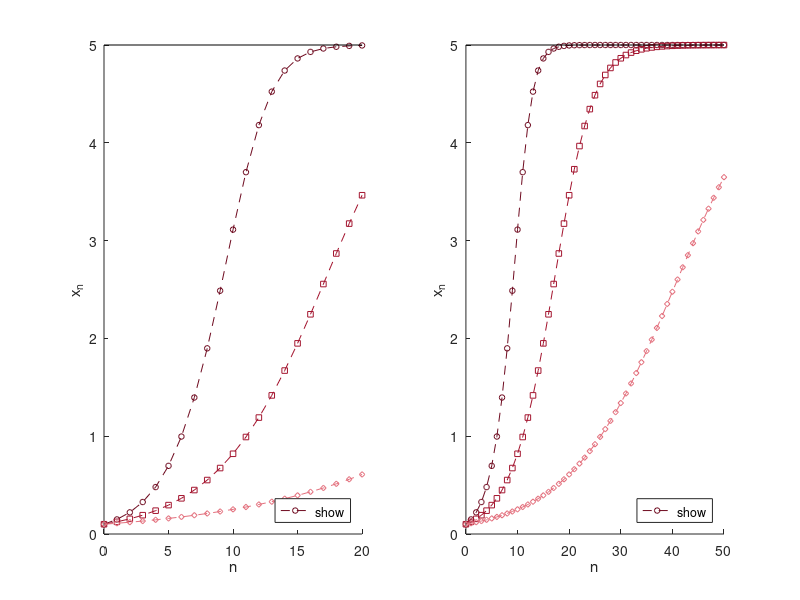

Here is the MATLAB script that generated this plot:
% Abb. 1.20: Simulation des logistischen Wachstumsmodells (Buch, Abschnitt 1.3, Gl. 1.26)
% x_{n+1} = x_n + r (1 - x_n/K) x_n mit K = 5, x_0 = 0.1 und drei Wachstumsraten r; 20 (links) bzw. 50 (rechts) Schritte
% (c) 2026 Philipp Kügler · Programm zum Buch „Dynamische Systeme in den Lebenswissenschaften“ · MIT-Lizenz (siehe LICENSE)
K = 5; x0 = 0.1;
raten = [0.5 0.25 0.1];
rot = [0.43 0.04 0.12; 0.64 0.08 0.18; 0.89 0.44 0.49]; marker = 'osd';
Ns = [20 50];
for p = 1:2
    N = Ns(p); n = 0:N;
    subplot(1, 2, p); hold on
    for i = 1:3
        r = raten(i);
        x = zeros(1, N + 1);
        x(1) = x0;                       % MATLAB zählt ab 1: x(1) ist x_0
        for k = 1:N
            x(k + 1) = x(k) + r * (1 - x(k) / K) * x(k);
        end
        plot(n, x, ['--' marker(i)], 'Color', rot(i, :), 'MarkerSize', 4, 'DisplayName', sprintf('r = %g', r));
        fprintf('N = %d, r = %g:  x_N = %.4f\n', N, r, x(N + 1));
    end
    plot([0 N], [K K], 'k-', 'HandleVisibility', 'off');
    hold off; xlabel('n'); ylabel('x_n'); legend('show', 'Location', 'southeast');
end
